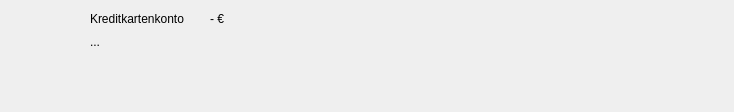
<?xml version="1.0" encoding="UTF-8"?>
<ui version="4.0">
 <class>UiAccountItemWidget</class>
 <widget class="QWidget" name="UiAccountItemWidget">
  <property name="geometry">
   <rect>
    <x>0</x>
    <y>0</y>
    <width>734</width>
    <height>112</height>
   </rect>
  </property>
  <property name="minimumSize">
   <size>
    <width>350</width>
    <height>60</height>
   </size>
  </property>
  <widget class="QLabel" name="labelLogo">
   <property name="geometry">
    <rect>
     <x>9</x>
     <y>13</y>
     <width>44</width>
     <height>33</height>
    </rect>
   </property>
   <property name="sizePolicy">
    <sizepolicy hsizetype="Fixed" vsizetype="Fixed">
     <horstretch>0</horstretch>
     <verstretch>0</verstretch>
    </sizepolicy>
   </property>
   <property name="minimumSize">
    <size>
     <width>44</width>
     <height>33</height>
    </size>
   </property>
   <property name="text">
    <string/>
   </property>
  </widget>
  <widget class="QPushButton" name="pushButton">
   <property name="geometry">
    <rect>
     <x>270</x>
     <y>10</y>
     <width>21</width>
     <height>24</height>
    </rect>
   </property>
   <property name="text">
    <string/>
   </property>
   <property name="flat">
    <bool>true</bool>
   </property>
  </widget>
  <widget class="QWidget" name="layoutWidget">
   <property name="geometry">
    <rect>
     <x>90</x>
     <y>10</y>
     <width>134</width>
     <height>40</height>
    </rect>
   </property>
   <layout class="QGridLayout" name="gridLayout">
    <item row="0" column="0">
     <widget class="QLabel" name="labelName">
      <property name="text">
       <string>Kreditkartenkonto</string>
      </property>
     </widget>
    </item>
    <item row="0" column="1">
     <widget class="QLabel" name="labelBalance">
      <property name="text">
       <string>- €</string>
      </property>
      <property name="alignment">
       <set>Qt::AlignRight|Qt::AlignTrailing|Qt::AlignVCenter</set>
      </property>
     </widget>
    </item>
    <item row="1" column="0" colspan="2">
     <widget class="QLabel" name="labelType">
      <property name="text">
       <string>...</string>
      </property>
     </widget>
    </item>
   </layout>
  </widget>
 </widget>
 <resources/>
 <connections/>
</ui>
